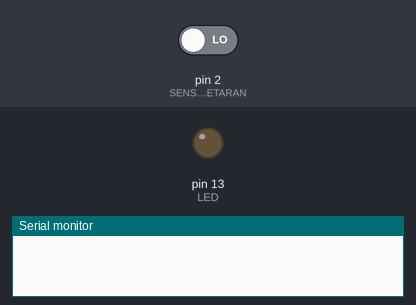
This sketch was run on a simulated Arduino Uno, built with avr-gcc and run on an emulated ATmega328P. On the bench: output pins drawn as LEDs (lit = HIGH), the last lines printed to the serial monitor. The inputs (shaded band) are chosen by the test bench; at power-on: pin 2 (SENSOR_GETARAN) LOW.

Above: at 1.2 s.
1.3 s: pin 2 (SENSOR_GETARAN) driven HIGH
At 2.1 s:
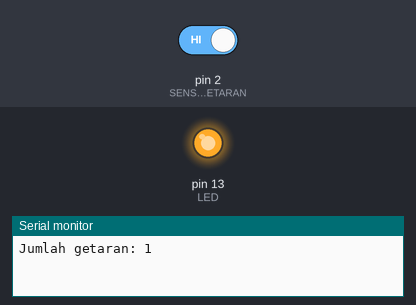
2.8 s: pin 2 (SENSOR_GETARAN) driven LOW
At 3.3 s:
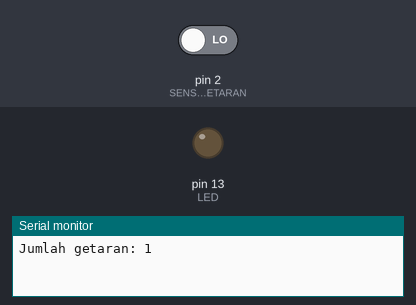
Timing chart, 0 to 5.8 s (numbered marks = the images above; inputs shaded):
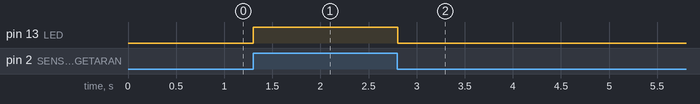

The sketch:

w420-getaran-02-penghitung-getaran-02-penghitung-getaran-ino.ino
```cpp
const int SENSOR_GETARAN = 2;
const int LED = 13;
unsigned long jumlahGetaran = 0;
int statusSebelumnya = LOW;

void setup() {
  pinMode(SENSOR_GETARAN, INPUT);
  pinMode(LED, OUTPUT);
  Serial.begin(9600);
}

void loop() {
  int statusSekarang = digitalRead(SENSOR_GETARAN);
  if (statusSekarang == HIGH && statusSebelumnya == LOW) {
    jumlahGetaran++;
    digitalWrite(LED, HIGH);
    Serial.print("Jumlah getaran: ");
    Serial.println(jumlahGetaran);
  }
  if (statusSekarang == LOW) digitalWrite(LED, LOW);
  statusSebelumnya = statusSekarang;
  delay(20);
}
```

Measured:
- after the input at 1.3 s, pin 13 (LED): LOW → HIGH at once
- after the input at 2.8 s, pin 13 (LED): HIGH → LOW at once
